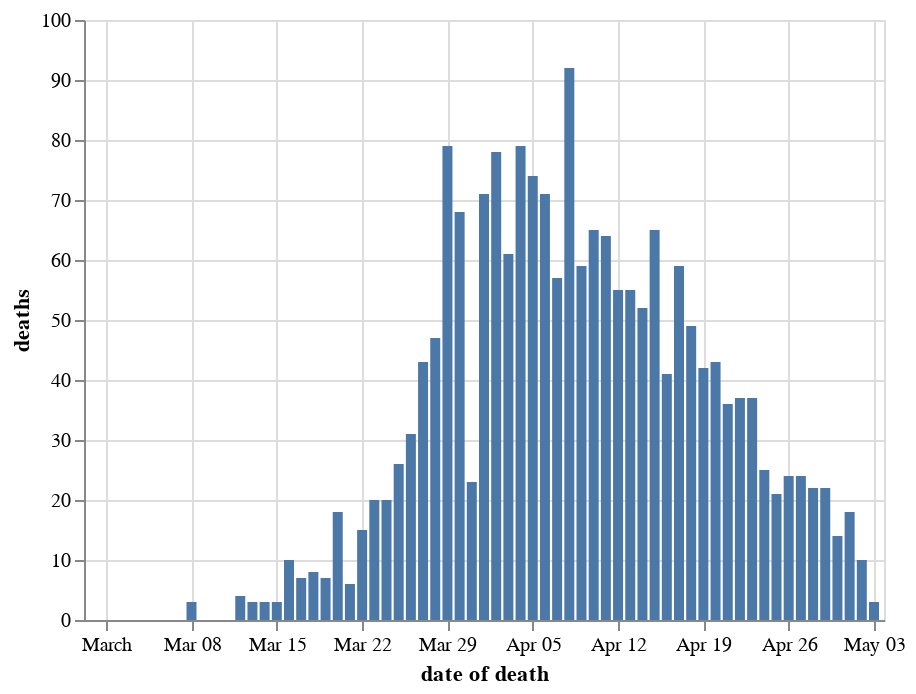

The cell this chart's notebook holds for it:
### Markdown cell above
## Deaths on date died Express & Star

### Code cell
chart_dodde = chart_doddbt.copy()
chart_dodde = chart_dodde[chart_dodde.code.isin(trustcodes_expressandstar)]
chart_dodde = chart_dodde.groupby(['date of death'], as_index=False)['deaths'].sum()
alt.Chart(chart_dodde).mark_bar().encode(
    x='date of death',
    y='deaths'
)

### Figure 1 — Vega-Lite specification as saved in the notebook (floating-point values rounded to 4 significant figures)
{"config": {"view": {"continuousWidth": 400, "continuousHeight": 300}}, "data": {"name": "data-b0188c6b9ee034b4812121fd5ed946fb"}, "mark": "bar", "encoding": {"x": {"type": "temporal", "field": "date of death"}, "y": {"type": "quantitative", "field": "deaths"}}, "$schema": "https://vega.github.io/schema/vega-lite/v4.8.1.json", "datasets": {"data-b0188c6b9ee034b4812121fd5ed946fb": [{"date of death": "2020-02-29T00:00:00", "deaths": 0}, {"date of death": "2020-03-01T00:00:00", "deaths": 0}, {"date of death": "2020-03-02T00:00:00", "deaths": 0}, {"date of death": "2020-03-03T00:00:00", "deaths": 0}, {"date of death": "2020-03-04T00:00:00", "deaths": 0}, {"date of death": "2020-03-05T00:00:00", "deaths": 0}, {"date of death": "2020-03-06T00:00:00", "deaths": 0}, {"date of death": "2020-03-07T00:00:00", "deaths": 0}, {"date of death": "2020-03-08T00:00:00", "deaths": 3}, {"date of death": "2020-03-09T00:00:00", "deaths": 0}, {"date of death": "2020-03-10T00:00:00", "deaths": 0}, {"date of death": "2020-03-11T00:00:00", "deaths": 0}, {"date of death": "2020-03-12T00:00:00", "deaths": 4}, {"date of death": "2020-03-13T00:00:00", "deaths": 3}, {"date of death": "2020-03-14T00:00:00", "deaths": 3}, {"date of death": "2020-03-15T00:00:00", "deaths": 3}, {"date of death": "2020-03-16T00:00:00", "deaths": 10}, {"date of death": "2020-03-17T00:00:00", "deaths": 7}, {"date of death": "2020-03-18T00:00:00", "deaths": 8}, {"date of death": "2020-03-19T00:00:00", "deaths": 7}, {"date of death": "2020-03-20T00:00:00", "deaths": 18}, {"date of death": "2020-03-21T00:00:00", "deaths": 6}, {"date of death": "2020-03-22T00:00:00", "deaths": 15}, {"date of death": "2020-03-23T00:00:00", "deaths": 20}, {"date of death": "2020-03-24T00:00:00", "deaths": 20}, {"date of death": "2020-03-25T00:00:00", "deaths": 26}, {"date of death": "2020-03-26T00:00:00", "deaths": 31}, {"date of death": "2020-03-27T00:00:00", "deaths": 43}, {"date of death": "2020-03-28T00:00:00", "deaths": 47}, {"date of death": "2020-03-29T00:00:00", "deaths": 79}, {"date of death": "2020-03-30T00:00:00", "deaths": 68}, {"date of death": "2020-03-31T00:00:00", "deaths": 23}, {"date of death": "2020-04-01T00:00:00", "deaths": 71}, {"date of death": "2020-04-02T00:00:00", "deaths": 78}, {"date of death": "2020-04-03T00:00:00", "deaths": 61}, {"date of death": "2020-04-04T00:00:00", "deaths": 79}, {"date of death": "2020-04-05T00:00:00", "deaths": 74}, {"date of death": "2020-04-06T00:00:00", "deaths": 71}, {"date of death": "2020-04-07T00:00:00", "deaths": 57}, {"date of death": "2020-04-08T00:00:00", "deaths": 92}, {"date of death": "2020-04-09T00:00:00", "deaths": 59}, {"date of death": "2020-04-10T00:00:00", "deaths": 65}, {"date of death": "2020-04-11T00:00:00", "deaths": 64}, {"date of death": "2020-04-12T00:00:00", "deaths": 55}, {"date of death": "2020-04-13T00:00:00", "deaths": 55}, {"date of death": "2020-04-14T00:00:00", "deaths": 52}, {"date of death": "2020-04-15T00:00:00", "deaths": 65}, {"date of death": "2020-04-16T00:00:00", "deaths": 41}, {"date of death": "2020-04-17T00:00:00", "deaths": 59}, {"date of death": "2020-04-18T00:00:00", "deaths": 49}, {"date of death": "2020-04-19T00:00:00", "deaths": 42}, {"date of death": "2020-04-20T00:00:00", "deaths": 43}, {"date of death": "2020-04-21T00:00:00", "deaths": 36}, {"date of death": "2020-04-22T00:00:00", "deaths": 37}, {"date of death": "2020-04-23T00:00:00", "deaths": 37}, {"date of death": "2020-04-24T00:00:00", "deaths": 25}, {"date of death": "2020-04-25T00:00:00", "deaths": 21}, {"date of death": "2020-04-26T00:00:00", "deaths": 24}, {"date of death": "2020-04-27T00:00:00", "deaths": 24}, {"date of death": "2020-04-28T00:00:00", "deaths": 22}, {"date of death": "2020-04-29T00:00:00", "deaths": 22}, {"date of death": "2020-04-30T00:00:00", "deaths": 14}, {"date of death": "2020-05-01T00:00:00", "deaths": 18}, {"date of death": "2020-05-02T00:00:00", "deaths": 10}, {"date of death": "2020-05-03T00:00:00", "deaths": 3}]}}
